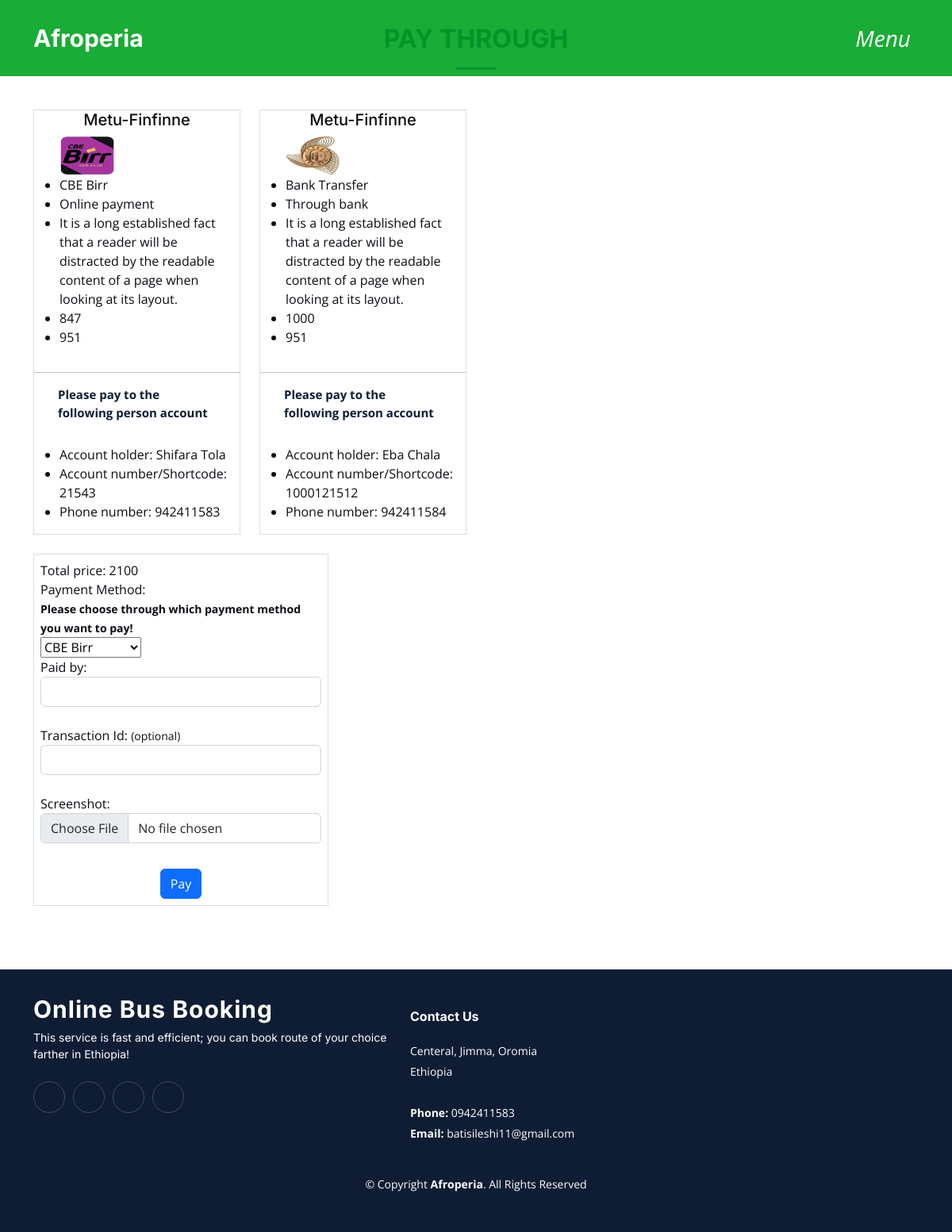
Page /pay/4/booking (signed in) on the committed database.
### Booker/models.py (models this page shows, shortened)
class PaymentInformation(models.Model):
    route = models.ForeignKey(Route, on_delete=models.CASCADE)
    payment_method = models.ForeignKey(PaymentMethod, on_delete=models.CASCADE, blank=False, null=True)
    account_holder = models.CharField(max_length=55)
    account_number = models.IntegerField()
    phone_number = models.IntegerField()
    updated = models.DateTimeField(auto_now=True, null=True)
    created = models.DateTimeField(auto_now_add=True, null=True)

### Bus_admin/models.py (models this page shows, shortened)
class Route(models.Model):
    route_admin=models.ForeignKey(User, on_delete=models.CASCADE, null=True)
    name=models.CharField(max_length=255, null=True)
    start=models.CharField(max_length=255, null=True)
    destination=models.CharField(max_length=255, null=True)
    via_cities=models.CharField(max_length=255, null=True)
    travel_date=models.DateField(null=True)
    travel_begin_time=models.TimeField(null=True)
    travel_distance=models.IntegerField(null=True)
    travel_aproximate_time=models.CharField(max_length=255, null=True)
    single_seat_price=models.IntegerField(null=True)
    travel_facilities=models.CharField(max_length=255, null=True)
    updated=models.DateTimeField(auto_now=True, null=True)
    created=models.DateTimeField(auto_now_add=True, null=True)

### System_admin/models.py (models this page shows, shortened)
class PaymentMethod(models.Model):
    name = models.CharField(max_length=55)
    type = models.CharField(max_length=55)
    logo = models.ImageField(max_length=55, null=True)
    description = models.TextField()
    code = models.IntegerField()
    contact = models.IntegerField()
    updated = models.DateTimeField(auto_now=True, null=True)
    created = models.DateTimeField(auto_now_add=True, null=True)

### Customer/models.py (models this page shows, shortened)
class Booking(models.Model):
    user=models.ForeignKey(User, on_delete=models.CASCADE, null=True)
    route=models.ForeignKey(Route, on_delete=models.SET_NULL, null=True)
    sub_route=models.ForeignKey(SubRoute, on_delete=models.SET_NULL, null=True)
    bus=models.CharField(max_length=255, null=True)
    start=models.CharField(max_length=255, null=True)
    destination=models.CharField(max_length=255, null=True)
    travel_date=models.DateField(null=True)
    travel_begin_time=models.TimeField(null=True)
    travaler_name=models.CharField(max_length=255, null=True)
    traveler_contact=models.CharField(max_length=13, null=True)
    seat_quantity=models.CharField(max_length=2,  null=True)
    updated=models.DateTimeField(auto_now=True, null=True)
    created=models.DateTimeField(auto_now_add=True, null=True)

### Customer/views.py (the view, shortened to what this page needs)
# urls.py: path('pay/<str:pk>/booking', views.pay, name="pay"),
@login_required(login_url='login')
def pay(request, pk):
    booking = get_object_or_404(Booking, id=pk)
    payment_infos=booking.route.paymentinformation_set.all()
    context={'booking':booking, 'payment_infos':payment_infos}
    return render(request, 'Customer/pay.html', context)

### Customer/templates/Customer/pay.html (shortened to what this page needs)
{% extends 'customer/customermain.html'%} {% block content%}
<main id="main">
    <section id="service" class="services pt-0">
        <div class="container">
            <div class="section-header">
                <h2>Pay Through</h2>
            </div>
            <div class="row gy-4">
                {% for payment_info in payment_infos %}
                <div class="col-lg-3 col-md-4">
                    <div class="card">
                        <h5 class="text-center">{{ payment_info.route.name }}</h5>
                        <ul>
                            {% if payment_info.payment_method.logo %}
                            <img src="{{payment_info.payment_method.logo.url}}" alt="logo" style="width: 70px; height: 50px;"> {%endif%}
                            <li>{{payment_info.payment_method.name }}</li>
                            <li>{{payment_info.payment_method.type}}</li>
                            <li>{{payment_info.payment_method.description}}</li>
                            <li>{{payment_info.payment_method.code}}</li>
                            <li>{{payment_info.payment_method.contact}}</li>
                        </ul>
                        <hr>
                        <div>
                            <p class="fw-bold">Please pay to the following person account</p>
                            <ul>
                                <li>Account holder: {{payment_info.account_holder}}</li>
                                <li>Account number/Shortcode: {{payment_info.account_number}}</li>
                                <li>Phone number: {{payment_info.phone_number}}</li>
                            </ul>
                        </div>
                    </div>
                </div>
                {%endfor%}
            </div>
        </div>
        <div class="container pt-4" data-aos="fade-up">
            <div class="col-lg-4 Book card p-2">
                <form method="POST" action="" enctype="multipart/form-data">
                    <div class="price ">
                        <span>Total price:</span>
                        <span>{% widthratio booking.route.single_seat_price 1 booking.seat_quantity %}</span>
                    </div>
                    <div>
                        <label for="payment_method">Payment Method: </label><br>
                        <small class="fw-bold">Please choose through which payment method you want to pay!</small><br>
                        <select id="payment_method" name="payment_method">
                            {% for payment_info in payment_infos %}
                        <option name="payment_method" value="{{payment_info.payment_method.id}}">{{payment_info.payment_method.name}}</option>
                       {%endfor%}
                            </select> <br>
                    </div>
                    <div>
                        <label for="paid_by">Paid by: </label>
                        <input type="text" class="form-control" id="paid_by" name="paid_by" required><br>
                    </div>
                    <div>
                        <label for="transaction_id">Transaction Id: <small>(optional)</small></label>
                        <input type="text" class="form-control" id="transaction_id" name="transaction_id"><br>
                    </div>
                    <div>
                        <label for="screenshot">Screenshot:</label>
                        <input type="file" class="form-control" id="screenshot" name="screenshot" required><br>
                    </div>
                    <div class="text-center mt-2"><button type="submit" class="btn btn-primary">Pay</button></div>
                </form>
            </div>
        </div>
    </section>
</main>
{%endblock content%}

### static/Customer_assets/css/main.css (style rules this page uses)
:root { --font-default: "Open Sans", system-ui, -apple-system, "Segoe UI", Roboto, "Helvetica Neue", Arial, "Noto Sans", "Liberation Sans", sans-serif, "Apple Color Emoji", "Segoe UI Emoji", "Segoe UI Symbol", "Noto Color Emoji"; --font-primary: "Inter", sans-serif; --font-secondary: "Poppins", sans-serif; }
:root { --color-default: #0a0d13; --color-primary: #0d42ff; --color-secondary: #0e1d34; }
:root { scroll-behavior: smooth; }
body { font-family: var(--font-default); color: var(--color-default); }
h1, h2, h3, h4, h5, h6 { font-family: var(--font-primary); }
section { padding: 80px 0; overflow: hidden; }
.section-header { text-align: center; padding: 30px 0; position: relative; }
.section-header h2 { font-size: 32px; font-weight: 700; text-transform: uppercase; margin-bottom: 20px; padding-bottom: 0; color: #001973; position: relative; z-index: 2; margin-bottom: 20px; padding-bottom: 20px; position: relative; }
.section-header h2:after { content: ""; position: absolute; display: block; width: 50px; height: 3px; background: var(--color-primary); left: 0; right: 0; bottom: 0; margin: auto; }
.services .card { border: 1px solid rgba(14, 29, 52, 0.15); background: #fff; position: relative; border-radius: 0; height: 100%; }
.services .card p { padding: 0 30px; margin-bottom: 30px; color: var(--color-secondary); font-size: 15px; }

### rows in the picture
PaymentInformation: route.name "Metu-Finfinne", payment_method.logo (picture), payment_method.name "CBE Birr", payment_method.type "Online payment", payment_method.description "It is a long established fact that a reader will be distracted by the readable content of a page when looking at its layout.", payment_method.code "847", payment_method.contact "951", account_holder "Shifara Tola", account_number "21543", phone_number "942411583"
PaymentInformation: route.name "Metu-Finfinne", payment_method.logo (picture), payment_method.name "Bank Transfer", payment_method.type "Through bank", payment_method.description "It is a long established fact that a reader will be distracted by the readable content of a page when looking at its layout.", payment_method.code "1000", payment_method.contact "951", account_holder "Eba Chala", account_number "1000121512", phone_number "942411584"
Booking: route+seat_quantity "2100"

### other values in the picture
form field payment_method "CBE Birr"
